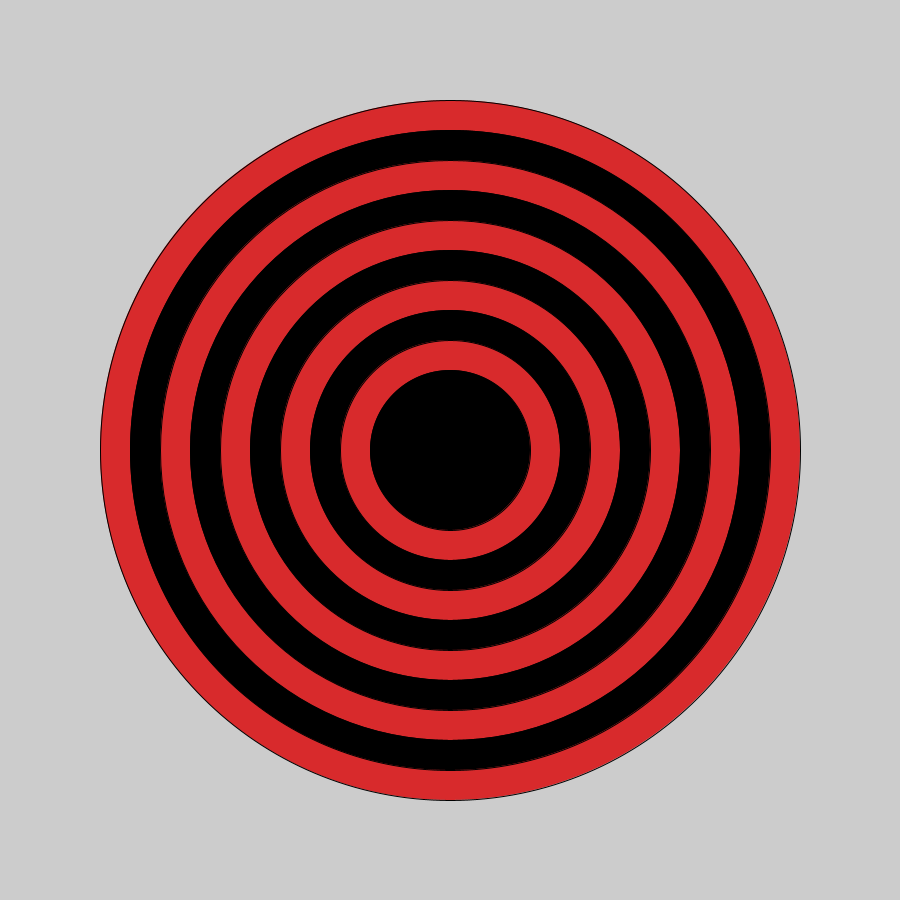
Frame 1 (no input)
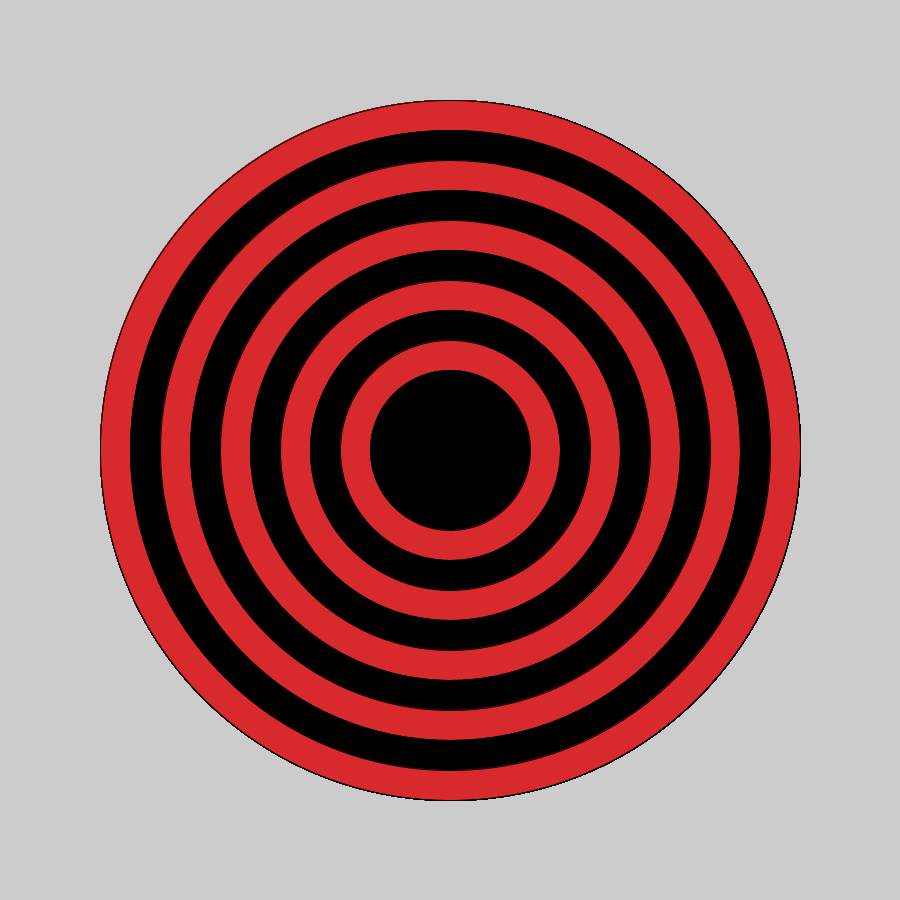
Frame 60 (the mouse pressed at the canvas centre just before this capture)
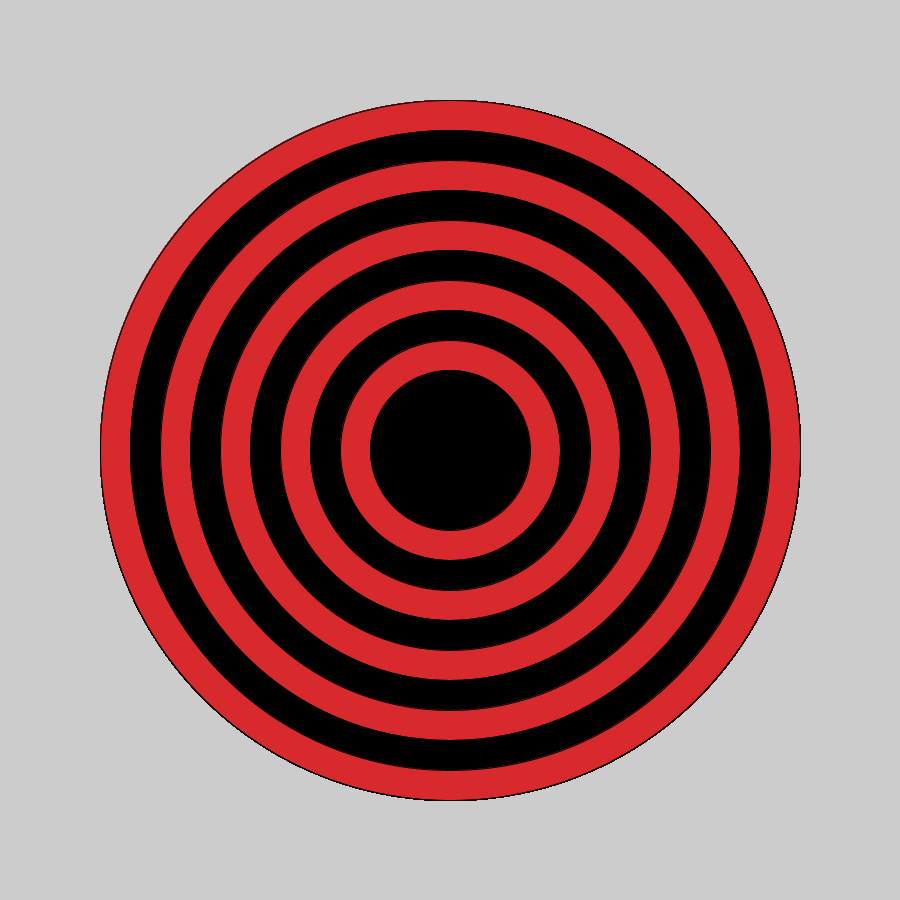
Frame 120 (the mouse held since frame 60 and released just before this capture)

The Processing sketch that drew these frames (run headless with seeded random() and noise(); from frame 60 on, the mouse is pressed at the canvas centre):

// Processing sketch: bullseye
// ── bullseye.pde

void setup() {
 
  // set the size of your sketch
  size(900,900);
}

void draw() {
  
  //Starting with the largest ellipse, use a for loop to draw a bullseye with ellipses.
  
  for(int x=0;x<10;x++){
    if(x % 2==0){
      fill(#D82A2C);
    }else{
      fill(#000000);
      
    }
      
    ellipse(width/2,height/2,700-(x*60),700-(x*60));
    
      
    }
    
    
    
    
    
    
  }
  //Use an if statement and remainder to alternate the color of your rings.
  
  
